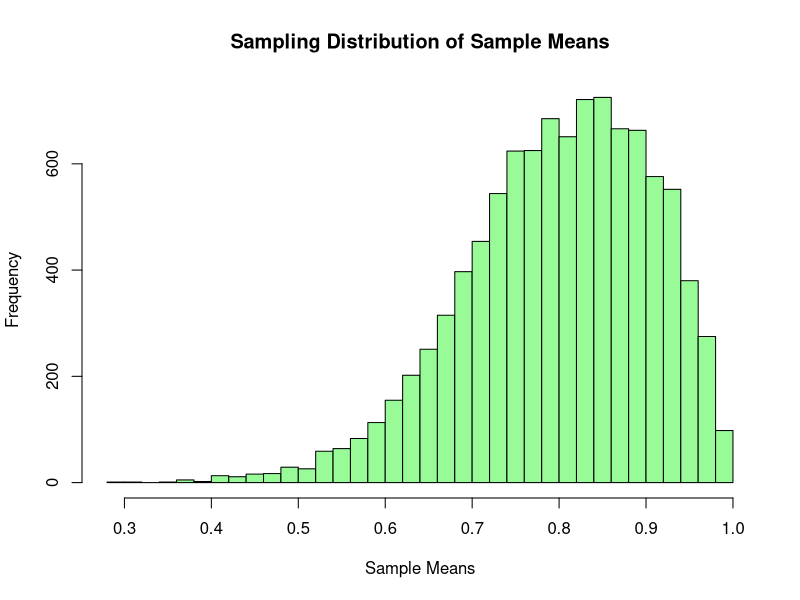
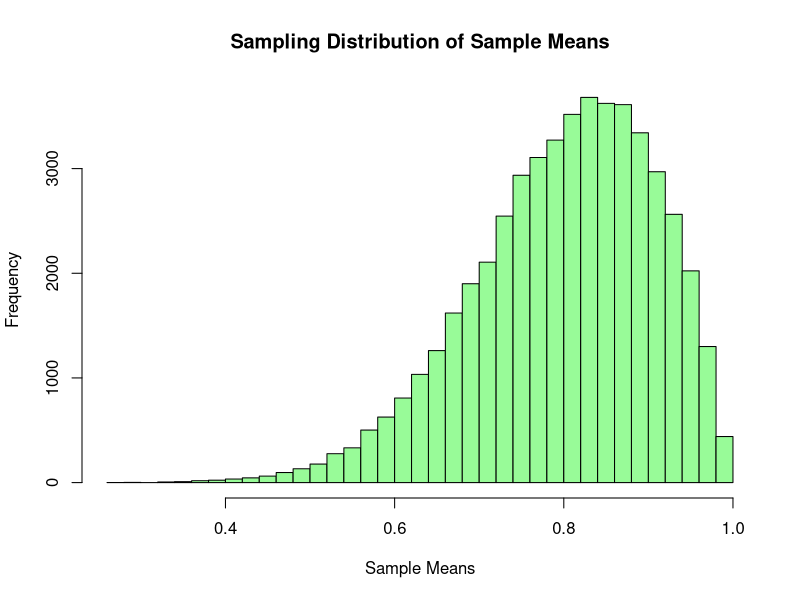
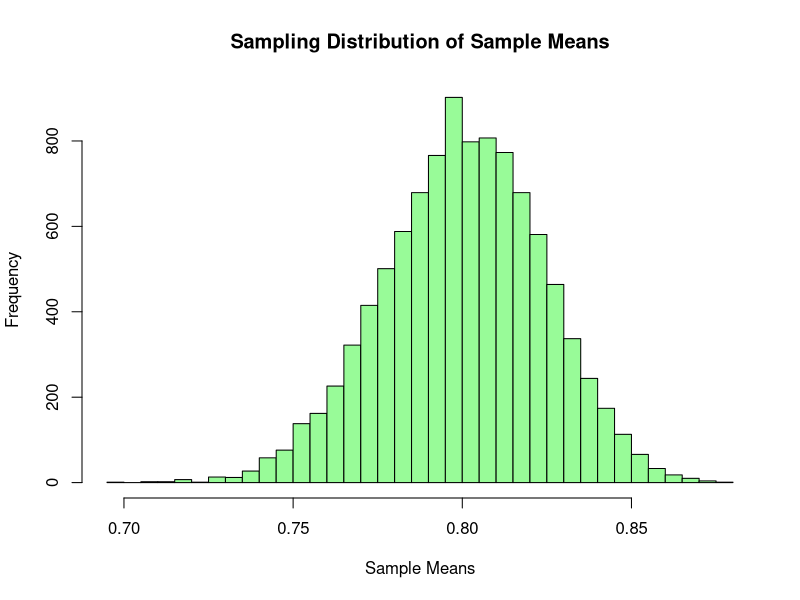
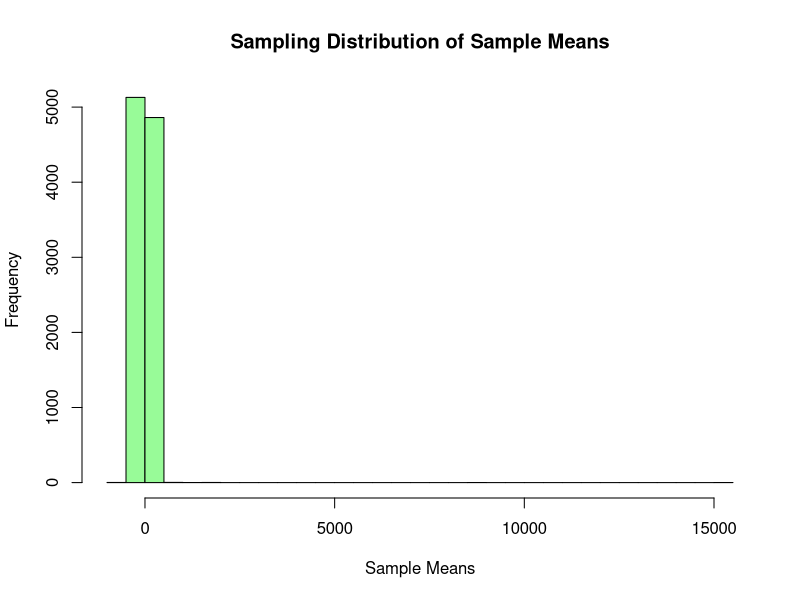
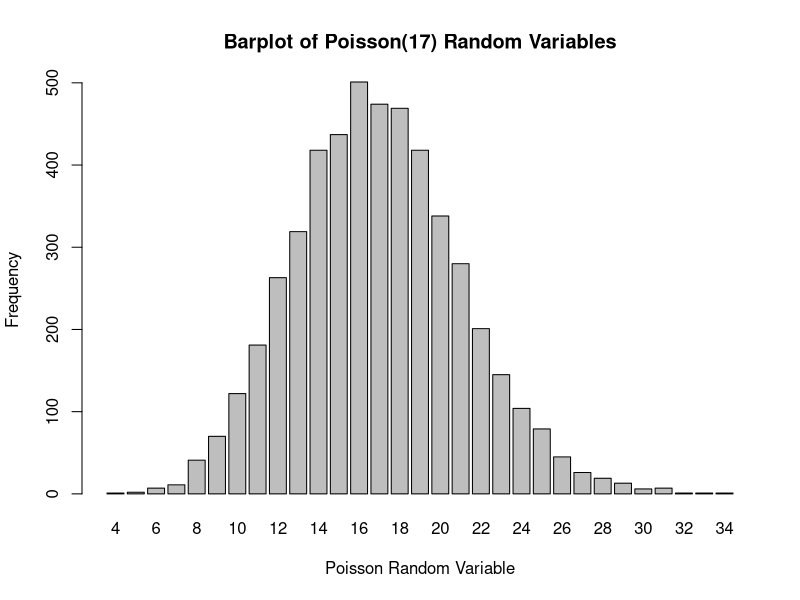

Write the R code that produced these figures, in order.
## ---- chunk 1
knitr::opts_chunk$set(
  echo = TRUE,
  comment = NULL,
  fig.width = 5,
  fig.height = 4
)
## ---- chunk 2
set.seed(320224)
alpha <- 2
beta <- 0.5
n <- 4
NMC <- 1e4
xbar_storage <- c()

# Use NMC=1e4
# How does the shape look like compared to normal distribution?
for (i in 1:NMC) {
  xbar_storage[i] <- mean(rbeta(n = n, shape1 = alpha, shape2 = beta))
}
hist(xbar_storage, main = "Sampling Distribution of Sample Means", 
     xlab = "Sample Means", col = "pale green", breaks = 30)
## ---- chunk 3
NMC <- 5e4
xbar_storage <- c()
for (i in 1:NMC) {
  xbar_storage[i] <- mean(rbeta(n = n, shape1 = alpha, shape2 = beta))
}
hist(xbar_storage, main = "Sampling Distribution of Sample Means", 
     xlab = "Sample Means", col = "pale green", breaks = 30)
## ---- chunk 4
NMC <- 1e4
n <- 80
xbar_storage <- c()
for (i in 1:NMC) {
  xbar_storage[i] <- mean(rbeta(n = n, shape1 = alpha, shape2 = beta))
}
hist(xbar_storage, main = "Sampling Distribution of Sample Means", 
     xlab = "Sample Means", col = "pale green", breaks = 30)
## ---- chunk 5
mu = alpha / (beta + alpha)
mu
mean(xbar_storage)
Sigma2 = (alpha * beta) / ((alpha + beta) ^ 2 * (alpha + beta + 1))
Sigma2
n = 80
Sigma2 / n
var(xbar_storage)
## ---- chunk 6
cauchy_clt = function(n) {
  xbar_cauchy = mean(rcauchy(n))
  return(xbar_cauchy)
}

NMC=10000
xbars = replicate(NMC, cauchy_clt(50))
hist(xbars, main = "Sampling Distribution of Sample Means", 
     xlab = "Sample Means", col = "pale green", breaks = 30)
## ---- chunk 7
lambda <- 17
NMC <- 5000
p_storage <- rpois(NMC, lambda)
barplot(table(p_storage), main = "Barplot of Poisson(17) Random Variables",
        xlab = "Poisson Random Variable", ylab = "Frequency")
## ---- chunk 8
mean(p_storage)
var(p_storage)
## ---- chunk 9
E_X <- 6 + 2*5 - 3*(1/10)

print(paste("E(X):", E_X))

Var_X <- 2^2 + (2^2)*(2*5) - (3^2)*(1/10^2)

print(paste("V(X):", Var_X))
## ---- chunk 10
n = 5000
a <- c()
b <- c()
c <- c()
x <- c()
for (i in 1:n) {
  A <- rnorm(n, 6, 2)

  B <- rchisq(n, 5)

  C <- rexp(n, 10)

  X <- A+2*B-3*C
}

X_Mean <- mean(X)
print(paste("Mean:", X_Mean))

X_Var <- var(X)
print(paste("Variance:", X_Var))

## ---- chunk 11
P_A_3.5 <- 1 - pnorm(3.5, mean = 6, sd = 2)
print(paste("Probability:", P_A_3.5))
## ---- chunk 12
Sample_P_A_3.5 <- mean(A > 3.5)
print(paste("Sample probability:", Sample_P_A_3.5))
## ---- chunk 13
P_X_10 <- mean(X < 10)
print(paste("Percentage:", P_X_10))
